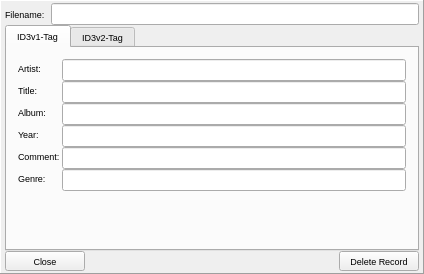
<?xml version="1.0" encoding="UTF-8"?>
<ui version="4.0">
 <class>OimpInfoClass</class>
 <widget class="QWidget" name="OimpInfoClass">
  <property name="geometry">
   <rect>
    <x>0</x>
    <y>0</y>
    <width>424</width>
    <height>274</height>
   </rect>
  </property>
  <property name="windowTitle">
   <string>OimpInfo</string>
  </property>
  <property name="windowIcon">
   <iconset resource="../resources.qrc">
    <normaloff>:/logo/resources/icon64.png</normaloff>:/logo/resources/icon64.png</iconset>
  </property>
  <property name="autoFillBackground">
   <bool>true</bool>
  </property>
  <layout class="QVBoxLayout" name="verticalLayout_2">
   <property name="spacing">
    <number>0</number>
   </property>
   <property name="margin">
    <number>0</number>
   </property>
   <item>
    <widget class="QFrame" name="frame">
     <property name="font">
      <font>
       <pointsize>7</pointsize>
      </font>
     </property>
     <property name="frameShape">
      <enum>QFrame::Panel</enum>
     </property>
     <property name="frameShadow">
      <enum>QFrame::Raised</enum>
     </property>
     <property name="lineWidth">
      <number>1</number>
     </property>
     <property name="midLineWidth">
      <number>0</number>
     </property>
     <layout class="QVBoxLayout" name="verticalLayout">
      <property name="spacing">
       <number>0</number>
      </property>
      <property name="leftMargin">
       <number>4</number>
      </property>
      <property name="topMargin">
       <number>2</number>
      </property>
      <property name="rightMargin">
       <number>4</number>
      </property>
      <property name="bottomMargin">
       <number>2</number>
      </property>
      <item>
       <layout class="QHBoxLayout" name="horizontalLayout">
        <item>
         <widget class="QLabel" name="label">
          <property name="font">
           <font>
            <pointsize>7</pointsize>
           </font>
          </property>
          <property name="text">
           <string>Filename:</string>
          </property>
         </widget>
        </item>
        <item>
         <widget class="QLineEdit" name="filename">
          <property name="font">
           <font>
            <pointsize>7</pointsize>
           </font>
          </property>
          <property name="readOnly">
           <bool>true</bool>
          </property>
         </widget>
        </item>
       </layout>
      </item>
      <item>
       <widget class="QTabWidget" name="tabWidget">
        <property name="font">
         <font>
          <pointsize>7</pointsize>
         </font>
        </property>
        <property name="tabShape">
         <enum>QTabWidget::Rounded</enum>
        </property>
        <property name="currentIndex">
         <number>0</number>
        </property>
        <property name="elideMode">
         <enum>Qt::ElideNone</enum>
        </property>
        <property name="usesScrollButtons">
         <bool>true</bool>
        </property>
        <widget class="QWidget" name="id3v1">
         <attribute name="title">
          <string>ID3v1-Tag</string>
         </attribute>
         <layout class="QVBoxLayout" name="verticalLayout_4">
          <item>
           <layout class="QFormLayout" name="formLayout">
            <property name="horizontalSpacing">
             <number>2</number>
            </property>
            <property name="verticalSpacing">
             <number>0</number>
            </property>
            <item row="0" column="0">
             <widget class="QLabel" name="label_2">
              <property name="text">
               <string>Artist:</string>
              </property>
             </widget>
            </item>
            <item row="0" column="1">
             <widget class="QLineEdit" name="v1Artist"/>
            </item>
            <item row="1" column="0">
             <widget class="QLabel" name="label_3">
              <property name="text">
               <string>Title:</string>
              </property>
             </widget>
            </item>
            <item row="1" column="1">
             <widget class="QLineEdit" name="v1Title"/>
            </item>
            <item row="2" column="0">
             <widget class="QLabel" name="label_4">
              <property name="text">
               <string>Album:</string>
              </property>
             </widget>
            </item>
            <item row="2" column="1">
             <widget class="QLineEdit" name="v1Album"/>
            </item>
            <item row="3" column="0">
             <widget class="QLabel" name="label_5">
              <property name="text">
               <string>Year:</string>
              </property>
             </widget>
            </item>
            <item row="3" column="1">
             <widget class="QLineEdit" name="v1Year"/>
            </item>
            <item row="4" column="0">
             <widget class="QLabel" name="label_6">
              <property name="text">
               <string>Comment:</string>
              </property>
             </widget>
            </item>
            <item row="4" column="1">
             <widget class="QLineEdit" name="v1Comment"/>
            </item>
            <item row="5" column="0">
             <widget class="QLabel" name="label_13">
              <property name="text">
               <string>Genre:</string>
              </property>
             </widget>
            </item>
            <item row="5" column="1">
             <widget class="QLineEdit" name="v1Genre"/>
            </item>
           </layout>
          </item>
         </layout>
        </widget>
        <widget class="QWidget" name="id3v2">
         <attribute name="title">
          <string>ID3v2-Tag</string>
         </attribute>
         <layout class="QVBoxLayout" name="verticalLayout_3">
          <item>
           <layout class="QFormLayout" name="formLayout_2">
            <property name="horizontalSpacing">
             <number>2</number>
            </property>
            <property name="verticalSpacing">
             <number>0</number>
            </property>
            <item row="0" column="0">
             <widget class="QLabel" name="label_10">
              <property name="text">
               <string>Artist:</string>
              </property>
             </widget>
            </item>
            <item row="0" column="1">
             <widget class="QLineEdit" name="v2Artist">
              <property name="readOnly">
               <bool>true</bool>
              </property>
             </widget>
            </item>
            <item row="1" column="0">
             <widget class="QLabel" name="label_11">
              <property name="text">
               <string>Title:</string>
              </property>
             </widget>
            </item>
            <item row="1" column="1">
             <widget class="QLineEdit" name="v2Title">
              <property name="readOnly">
               <bool>true</bool>
              </property>
             </widget>
            </item>
            <item row="2" column="0">
             <widget class="QLabel" name="label_9">
              <property name="text">
               <string>Album:</string>
              </property>
             </widget>
            </item>
            <item row="2" column="1">
             <widget class="QLineEdit" name="v2Album">
              <property name="readOnly">
               <bool>true</bool>
              </property>
             </widget>
            </item>
            <item row="3" column="0">
             <widget class="QLabel" name="label_8">
              <property name="text">
               <string>Year:</string>
              </property>
             </widget>
            </item>
            <item row="3" column="1">
             <widget class="QLineEdit" name="v2Year">
              <property name="readOnly">
               <bool>true</bool>
              </property>
             </widget>
            </item>
            <item row="4" column="0">
             <widget class="QLabel" name="label_7">
              <property name="text">
               <string>Comment:</string>
              </property>
             </widget>
            </item>
            <item row="4" column="1">
             <widget class="QLineEdit" name="v2Comment">
              <property name="readOnly">
               <bool>true</bool>
              </property>
             </widget>
            </item>
            <item row="5" column="0">
             <widget class="QLabel" name="label_14">
              <property name="text">
               <string>Genre:</string>
              </property>
             </widget>
            </item>
            <item row="5" column="1">
             <widget class="QLineEdit" name="v2Genre"/>
            </item>
            <item row="6" column="0">
             <widget class="QLabel" name="label_12">
              <property name="text">
               <string>Remixer:</string>
              </property>
             </widget>
            </item>
            <item row="6" column="1">
             <widget class="QLineEdit" name="v2Remixer">
              <property name="readOnly">
               <bool>true</bool>
              </property>
             </widget>
            </item>
           </layout>
          </item>
         </layout>
        </widget>
       </widget>
      </item>
      <item>
       <layout class="QHBoxLayout" name="horizontalLayout_2">
        <item>
         <widget class="QPushButton" name="closeButton">
          <property name="sizePolicy">
           <sizepolicy hsizetype="Minimum" vsizetype="Minimum">
            <horstretch>0</horstretch>
            <verstretch>0</verstretch>
           </sizepolicy>
          </property>
          <property name="maximumSize">
           <size>
            <width>16777215</width>
            <height>25</height>
           </size>
          </property>
          <property name="text">
           <string>Close</string>
          </property>
          <property name="icon">
           <iconset resource="../resources.qrc">
            <normaloff>:/icons/resources/cancel.png</normaloff>:/icons/resources/cancel.png</iconset>
          </property>
         </widget>
        </item>
        <item>
         <spacer name="horizontalSpacer">
          <property name="orientation">
           <enum>Qt::Horizontal</enum>
          </property>
          <property name="sizeHint" stdset="0">
           <size>
            <width>40</width>
            <height>20</height>
           </size>
          </property>
         </spacer>
        </item>
        <item>
         <widget class="QPushButton" name="deleteButton">
          <property name="sizePolicy">
           <sizepolicy hsizetype="Minimum" vsizetype="Minimum">
            <horstretch>0</horstretch>
            <verstretch>0</verstretch>
           </sizepolicy>
          </property>
          <property name="maximumSize">
           <size>
            <width>16777215</width>
            <height>25</height>
           </size>
          </property>
          <property name="text">
           <string>Delete Record</string>
          </property>
          <property name="icon">
           <iconset resource="../resources.qrc">
            <normaloff>:/icons/resources/trash-16.png</normaloff>:/icons/resources/trash-16.png</iconset>
          </property>
         </widget>
        </item>
       </layout>
      </item>
     </layout>
    </widget>
   </item>
  </layout>
 </widget>
 <layoutdefault spacing="6" margin="11"/>
 <resources>
  <include location="../resources.qrc"/>
 </resources>
 <connections/>
</ui>
